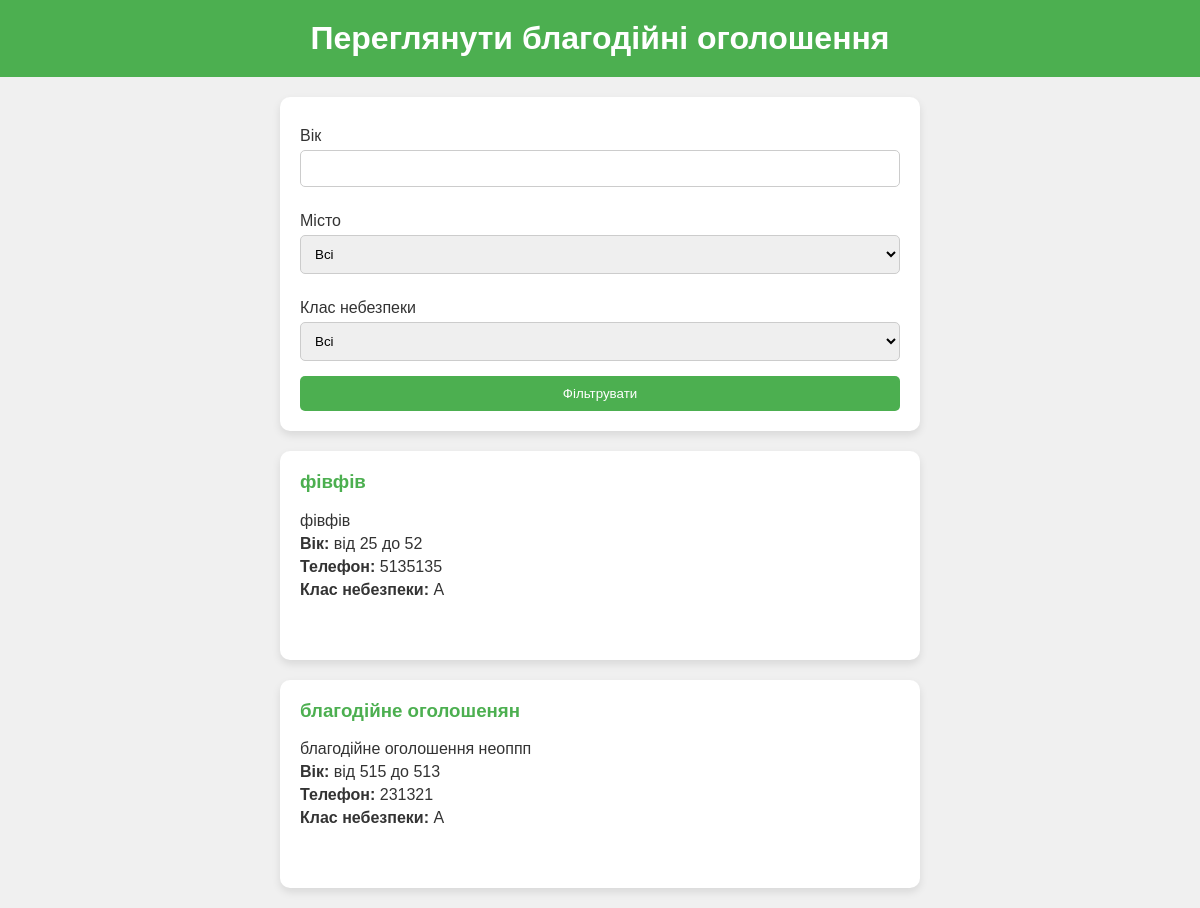
Before: /charity_advertisements/ with the older database file.
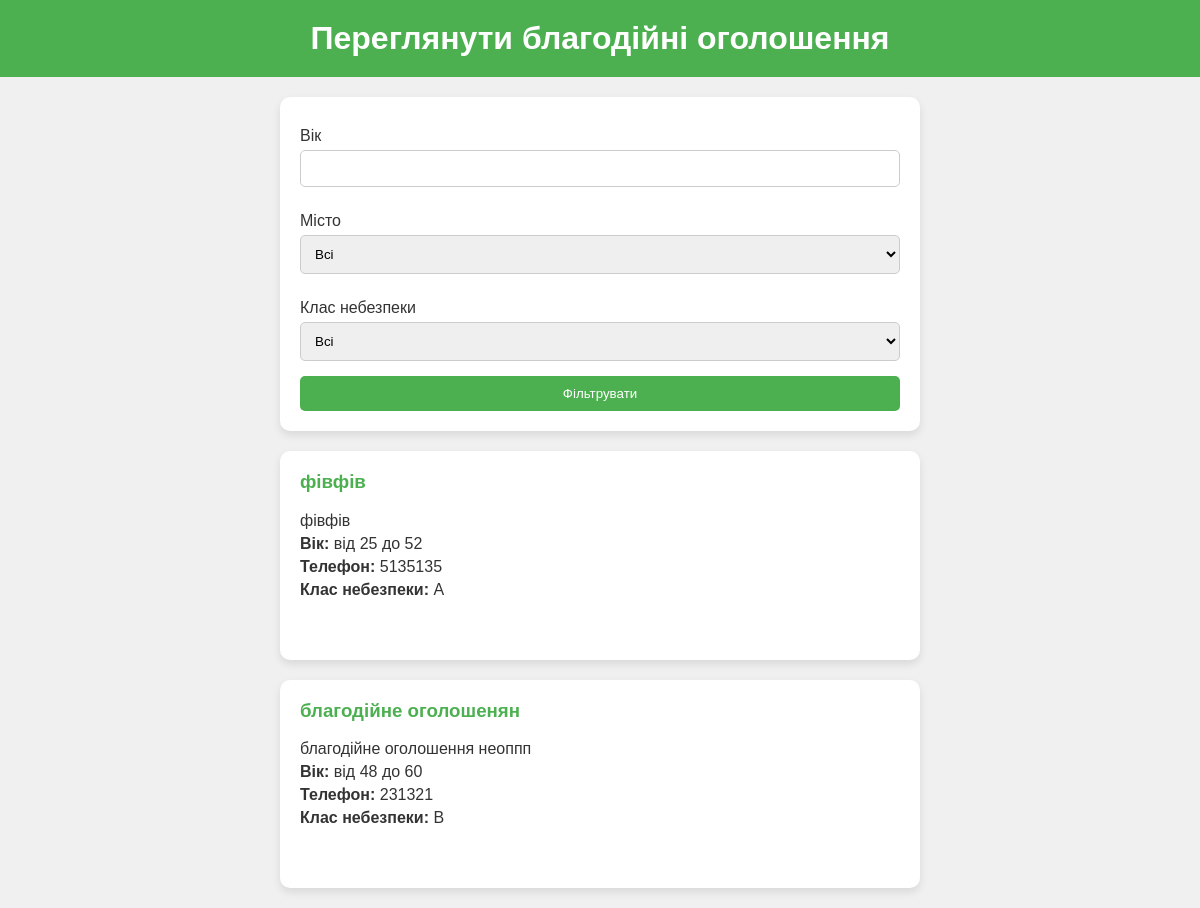
After: the same page with the newer database file.
### numo/models.py (models this page shows, shortened)
class Charity(models.Model):
    title = models.CharField(max_length=200)
    description = models.TextField()
    min_age = models.IntegerField()
    max_age = models.IntegerField()
    city = models.CharField(max_length=50)
    phone_number = models.CharField(max_length=15)
    danger_class = models.CharField(max_length=1,
        choices=[
        ('A', 'A'),
        ('B', 'B'),
        ('C', 'C'),
        ('D', 'D')
        ])
    user = models.ForeignKey(User, on_delete=models.CASCADE)

### numo/views.py (the view)
# urls.py: path('charity_advertisements/', views.charity_advertisements, name='charity_advertisements'),
def charity_advertisements(request):
    charities = Charity.objects.all()
    if request.method == 'GET':
        form = AdvertisementFilterForm(request.GET, cities=Charity.objects.values_list('city', flat=True).distinct())
        if form.is_valid():
            age = form.cleaned_data.get('age')
            city = form.cleaned_data.get('city')
            danger_class = form.cleaned_data.get('danger_class')
            if age is not None:
                charities = charities.filter(min_age__lte=age, max_age__gte=age)
            if city:
                charities = charities.filter(city=city)
            if danger_class:
                charities = charities.filter(danger_class=danger_class)
    else:
        form = AdvertisementFilterForm(cities=Charity.objects.values_list('city', flat=True).distinct())
    return render(request, 'charity_advertisements.html', {'form': form, 'charities': charities})

### numo/forms.py
class AdvertisementFilterForm(forms.Form):
    age = forms.IntegerField(required=False, label='Вік')
    min_age = forms.IntegerField(required=False, label='Мінімальний вік')
    max_age = forms.IntegerField(required=False, label='Максимальний вік')
    city = forms.ChoiceField(required=False, label='Місто')
    danger = forms.ChoiceField(required=False, choices=[('', 'Всі'), ('A', 'A'), ('B', 'B'), ('C', 'C'), ('D', 'D')], label='Клас небезпеки')
    min_payment = forms.DecimalField(required=False, label='Мінімальна оплата', min_value=0)
    danger_class = forms.ChoiceField(
        required=False,
        choices=[('', 'Всі')] + [(choice, choice) for choice in ['A', 'B', 'C', 'D']],
        label='Клас небезпеки'
    )
    def __init__(self, *args, **kwargs):
        cities = kwargs.pop('cities', [])
        super().__init__(*args, **kwargs)
        self.fields['city'].choices = [('', 'Всі')] + [(city, city) for city in sorted(cities)]

### numo/templates/charity_advertisements.html (shortened to what this page needs)
<!DOCTYPE html>
<html lang="en">
<head>
</head>
<body>
    <h1>Переглянути благодійні оголошення</h1>
    <div class="filter-form">
        <form method="get">
            <label for="id_age">Вік</label>
            <input type="number" name="age" id="id_age" value="{{ form.age.value }}">
            <label for="id_city">Місто</label>
            <select name="city" id="id_city">
                {% for value, label in form.city.field.choices %}
                    <option value="{{ value }}" {% if form.city.value == value %}selected{% endif %}>{{ label }}</option>
                {% endfor %}
            </select>
            <label for="id_danger_class">Клас небезпеки</label>
            <select name="danger_class" id="id_danger_class">
                {% for value, label in form.danger_class.field.choices %}
                    <option value="{{ value }}" {% if form.danger_class.value == value %}selected{% endif %}>{{ label }}</option>
                {% endfor %}
            </select>
            <button type="submit">Фільтрувати</button>
        </form>
    </div>
    <ul>
        {% if charities %}
            {% for charity in charities %}
                <li>
                    <h3>{{ charity.title }}</h3>
                    <a href="{% url 'charity_advertisement_detail' charity.id %}"><p>{{ charity.description }}</p></a>
                    <p><strong>Вік:</strong> від {{ charity.min_age }} до {{ charity.max_age }}</p>
                    <p><strong>Телефон:</strong> {{ charity.phone_number }}</p>
                    <p><strong>Клас небезпеки:</strong> {{ charity.danger_class }}</p>
                    <br><br>
                </li>
            {% endfor %}
        {% else %}
            <p>No advertisements available.</p>
        {% endif %}
    </ul>
</body>
</html>

Changed rows visible on the page:
changed Charity "благодійне оголошенян": min_age "515" → "48"; max_age "513" → "60"; danger_class "A" → "B"
